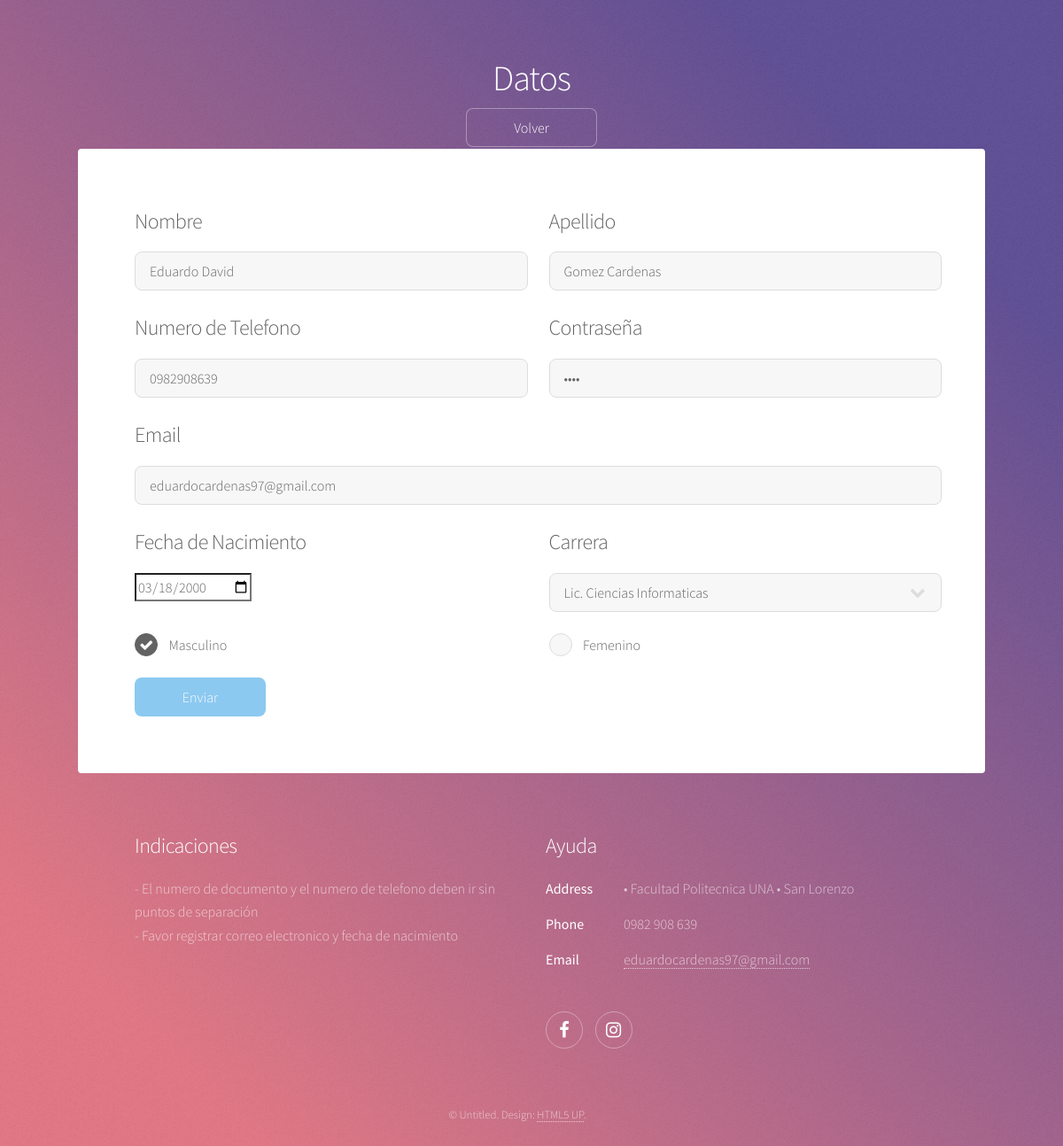
/namoPruebas/login/update.php (signed in), run on the app's committed database.
### tables this page shows
CREATE TABLE `persona` (
  `per_codigo` int(11) NOT NULL,
  `per_nombre` varchar(30) NOT NULL,
  `per_apellido` varchar(30) NOT NULL,
  `per_ci` int(11) DEFAULT NULL,
  `per_password` varchar(20) DEFAULT NULL,
  `per_correo` varchar(35) DEFAULT NULL,
  `per_telefono` varchar(11) DEFAULT NULL,
  `per_fecha_nac` date DEFAULT NULL,
  `sex_codigo` int(11) NOT NULL,
  `tp_codigo` int(11) NOT NULL,
  `car_codigo` int(11) DEFAULT NULL
);

### namoPruebas/login/update.php (the view, shortened to what this page needs)
<?php
include($_SERVER['DOCUMENT_ROOT'] . '/conexion.php');
mysqli_set_charset($conexion,"utf8");
$ci=$_SESSION['ci'];
$query="SELECT * FROM persona where per_ci='$ci' ";
$res=mysqli_query($conexion,$query) or die(mysql_error());
while( $rows = mysqli_fetch_array($res) )
{
	  $nombre=$rows['per_nombre'];
	  $apellido=$rows['per_apellido'];
	  $telefono=$rows['per_telefono'];
	  $pass=$rows['per_password'];
	  $email=$rows['per_correo'];
	  $fecha_nac=$rows['per_fecha_nac'];
	  $carrera=$rows['car_codigo'];
}
?>
<html>
	<head>
		<link rel="stylesheet" type="text/css" href="https://maxcdn.bootstrapcdn.com/bootstrap/3.3.7/css/bootstrap.min.css">
		<link rel="stylesheet" href="../assets/css/main.css" />
	</head>
	<body class="is-preload">
			<div id="wrapper">
					<header id="header">
						<h1>Datos</h1>
						<input type="button" value="Volver" onclick="window.location.href='main.php'" />
					</header>
					<div id="main">
							<section id="content" class="main">
									<section>
										<form method="post" action="queryUpdate.php">
											<div class="row gtr-uniform">
												<div class="col-6 col-12-xsmall">
												    <h2>Nombre</h2>
													<input type="text" name="nombre" id="nombre" value="<?php echo $nombre; ?>" placeholder="Lorep" />
												</div>
												<div class="col-6 col-12-xsmall">
												    <h2>Apellido</h2>
													<input type="text" name="apellido" id="apellido" value="<?php echo $apellido; ?>" placeholder="Ipsum" />
												</div>
												<div class="col-6 col-12-xsmall">
												    <h2>Numero de Telefono</h2>
													<input type="text" name="telefono" id="NumberTextInput" value="<?php echo $telefono; ?>" placeholder="0981475842" />
												</div>
												<div class="col-6 col-12-xsmall">
												    <h2>Contraseña</h2>
													<input type="password" name="pass" id="password" class="password" data-toggle="password" value="<?php echo $pass; ?>" placeholder="Ipsum" />
												</div>
												<div class="col-12">
													<h2>Email</h2>
													<input type="email" name="email" id="email" value="<?php echo $email; ?>" placeholder="ipsum@gmail.com" />
												</div>
												<div class="col-6 col-12-xsmall">
													<h2>Fecha de Nacimiento</h2>
													<input type="date" name="fecha_nac" id="fecha_nac" value="<?php echo $fecha_nac; ?>" placeholder="" />
												</div>
												<div class="col-6 col-12-xsmall">
													<h2>Carrera</h2>
													<select name="carrera" id="carrera">
													<?php
													$query="SELECT * FROM carrera ";
													$res=mysqli_query($conexion,$query) or die(mysql_error());
													while($rows = mysqli_fetch_array($res)){
														$car_codigo=$rows['car_codigo'];
														$car_detalle=$rows['car_detalle'];
														If($carrera==$car_codigo){
														echo"<option value='$car_codigo' selected> $car_detalle</option>";
														}else{
														echo"<option value='$car_codigo' > $car_detalle </option>";
														}
													}
													?>
													</select>
												</div>
												<div class="col-6 col-12-small">
													<label for="demo-priority-normal">Masculino</label>
												</div>
												<div class="col-6 col-12-small">
													<label for="demo-priority-high">Femenino</label>
												</div>
												<div class="col-12">
													<ul class="actions">
														<li><input type="submit" value="Enviar" class="primary" onclick="alerta()" /></li>
													</ul>
												</div>
											</div>
										</form>
									</section>
					</div>
				<footer id="footer">
				<section>
				<h2>Indicaciones</h2>
				<p>- El numero de documento y el numero de telefono deben ir sin puntos de separación <br>
					- Favor registrar correo electronico y fecha de nacimiento
				</p>
				</section>
				<section>
				<h2>Ayuda</h2>
				<dl class="alt">
					<dt>Address</dt>
					<dd>&bull; Facultad Politecnica UNA &bull; San Lorenzo</dd>
					<dt>Phone</dt>
					<dd>0982 908 639</dd>
					<dt>Email</dt>
					<dd><a href="#">eduardocardenas97@gmail.com</a></dd>
				</dl>
				<ul class="icons">
					<li><a href="https://www.facebook.com/%C3%91amomarandu-2037370486565235/" class="icon brands fa-facebook-f alt"><span class="label">Facebook</span></a></li>
					<li><a href="https://www.instagram.com/namofpuna/" class="icon brands fa-instagram alt"><span class="label">Instagram</span></a></li>
				</ul>
				</section>
				<p class="copyright">&copy; Untitled. Design: <a href="https://html5up.net">HTML5 UP</a>.</p>
				</footer>
				</div>
	</body>
</html>

### data on the page
persona: nombre "Eduardo David", apellido "Gomez Cardenas", telefono "0982908639", email "eduardocardenas97@gmail.com", fecha_nac "03/18/2000"

### other printed values
form field carrera "Lic. Ciencias Informaticas"
